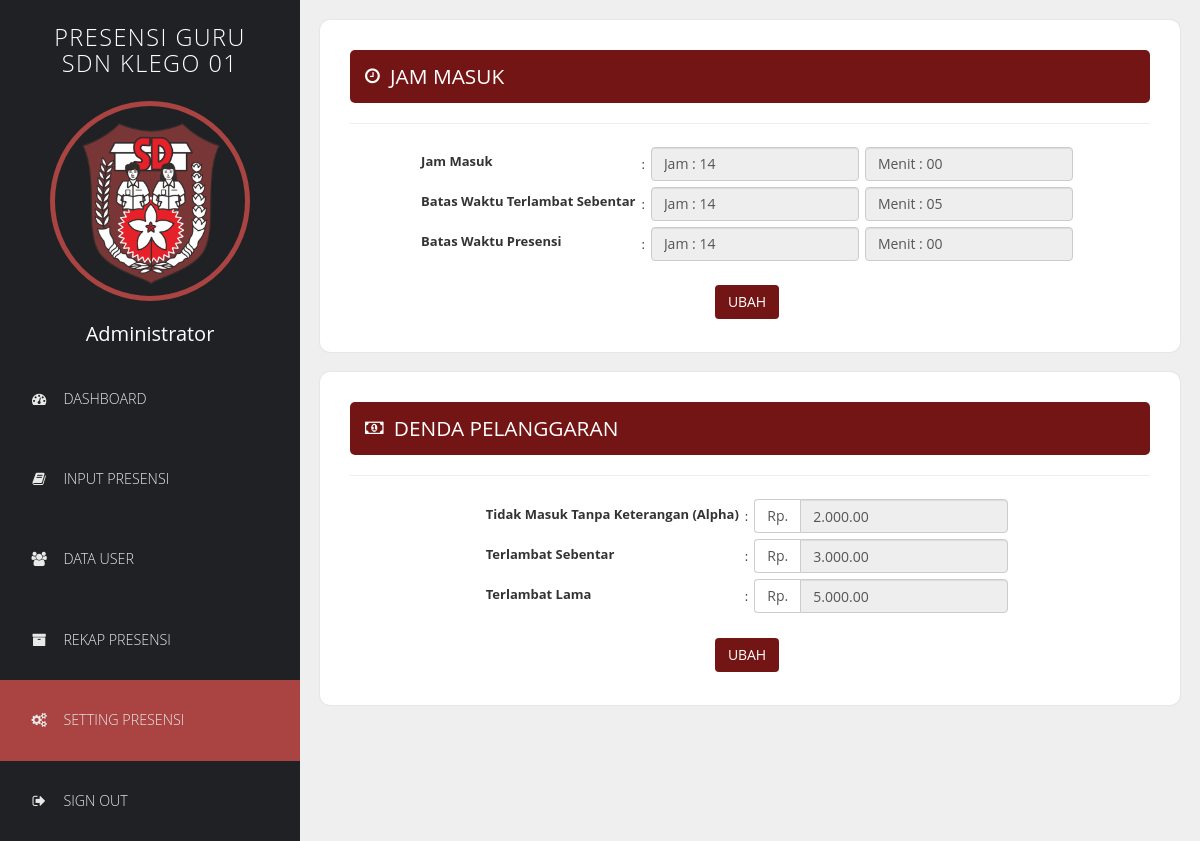
The app's page /administrator.php?type=setting (signed in) with its own data.
### tables this page shows
CREATE TABLE `setting` (
  `no` int(2) NOT NULL,
  `jam_presensi` int(2) UNSIGNED ZEROFILL NOT NULL,
  `menit_presensi` int(2) UNSIGNED ZEROFILL NOT NULL,
  `telat_jam_presensi` int(2) UNSIGNED ZEROFILL NOT NULL,
  `telat_menit_presensi` int(2) UNSIGNED ZEROFILL NOT NULL,
  `denda_alpha` bigint(11) NOT NULL,
  `denda_telat_sebentar` bigint(11) NOT NULL,
  `denda_telat_lama` bigint(11) NOT NULL,
  `jam_batas_presensi` int(2) UNSIGNED ZEROFILL NOT NULL,
  `menit_batas_presensi` int(2) UNSIGNED ZEROFILL NOT NULL
);

### admin/setting/lihat_jam_presensi.php (the view, shortened to what this page needs)
<?php
$lihat = mysqli_query($database, "select * from setting where no='1'");
$data = mysqli_fetch_array($lihat);
?>
<div class="templatemo-content-widget white-bg col-2" style="position:inherit">
	<div style="background-color: #731514; padding: 15px; color: #fff; border-radius: 5px;">
		<i class="fa fa-clock-o fa-lg"></i> &nbsp
		<h2 class="templatemo-inline-block">JAM MASUK</h2>
	</div>
	<hr>
	<table class="ttable table_input" align="center">
		<tr>
			<td><label for="jam">Jam Masuk</label></td>
			<td>:</td>
			<td><input type="text" class="form-control" value="Jam : <?php echo $data['jam_presensi']; ?>" disabled>
			</td>
			<td><input type="text" class="form-control" value="Menit : <?php echo $data['menit_presensi']; ?>" disabled>
			</td>
		</tr>
		<tr>
			<td><label for="tjam">Batas Waktu Terlambat Sebentar</label></td>
			<td>:</td>
			<td><input type="text" class="form-control" value="Jam : <?php echo $data['telat_jam_presensi']; ?>" disabled>
			</td>
			<td><input type="text" class="form-control" value="Menit : <?php echo $data['telat_menit_presensi']; ?>" disabled>
			</td>
		</tr>
		<tr>
			<td><label for="tjam">Batas Waktu Presensi</label></td>
			<td>:</td>
			<td><input type="text" class="form-control" value="Jam : <?php echo $data['jam_batas_presensi']; ?>" disabled>
			</td>
			<td><input type="text" class="form-control" value="Menit : <?php echo $data['menit_batas_presensi']; ?>" disabled>
			</td>
		</tr>
		<tr>
			<td colspan="4"><br>
				<center><a href="administrator.php?type=setting&form=edit_jam_presensi"><input type="submit" name="kirim" value="UBAH" class="btn" style="background-color: #731514; color: #fff;"></a></CENTER>
			<td>
		</tr>
	</table>
</div>

### admin/setting/lihat_denda.php (shortened to what this page needs)
<?php
$lihat = mysqli_query($database, "select * from setting where no='1'");
$data = mysqli_fetch_array($lihat);
?>
<div class="templatemo-content-widget white-bg col-2" style="position:inherit">
	<div style="background-color: #731514; padding: 15px; color: #fff; border-radius: 5px;">
		<i class="fa fa-money fa-lg"></i> &nbsp
		<h2 class="templatemo-inline-block">DENDA PELANGGARAN</h2>
	</div>
	<hr>
	<table class="ttable table_input" align="center">
		<tr>
			<td><label for="jam">Tidak Masuk Tanpa Keterangan (Alpha)</label></td>
			<td>:</td>
			<td>
				<div class="input-group">
					<span class="input-group-addon">
						Rp.
					</span>
					<input class="form-control" type="text" disabled value="<?php echo number_format($data['denda_alpha'], 2, '.', '.'); ?>" name="alpha" title="harus diisi" required="">
				</div>
			</td>
		</tr>
		<tr>
			<td><label for="tjam">Terlambat Sebentar</label></td>
			<td>:</td>
			<td>
				<div class="input-group">
					<span class="input-group-addon">
						Rp.
					</span>
					<input class="form-control" type="text" disabled value="<?php echo number_format($data['denda_telat_sebentar'], 2, '.', '.'); ?>" name="ts" title="harus diisi" required="">
				</div>
			</td>
		</tr>
		<tr>
			<td><label for="tjam">Terlambat Lama</label></td>
			<td>:</td>
			<td>
				<div class="input-group">
					<span class="input-group-addon">
						Rp.
					</span>
					<input class="form-control" type="text" disabled value="<?php echo number_format($data['denda_telat_lama'], 2, '.', '.'); ?>" name="tl" title="harus diisi" required="">
				</div>
			</td>
		</tr>
		<tr>
		<tr>
			<td colspan="4"><br>
				<center><a href="administrator.php?type=setting&form3=edit_denda"><input type="submit" name="kirim" value="UBAH" class="btn" style="background-color: #731514;color: #fff;"></a></CENTER>
			<td>
	</table>
</div>

### css/templatemo-style.css (style rules this page uses)
* { font-family: "Open Sans", sans-serif; }
body { font-size: 13px; }
body, .templatemo-left-nav { background: #1f2124; }
h1, h2, h3 { margin: 0; }
h2 { font-size: 1.6em; }
.templatemo-inline-block { display: inline-block; vertical-align: middle; }
.white-bg { background-color: white; }
.col-2 { -webkit-flex: 2; -ms-flex: 2; flex: 2; }
.templatemo-content-widget { border-radius: 10px; padding: 30px; position: static; margin: 10px; box-shadow: 0px 0px 1px 1px rgba(161, 159, 159, 0.1); }
.input-group-addon { background: none; }
table.table_input tr td { padding: 3px; }
a { cursor: pointer; }
th, td { white-space: nowrap; }

### records on screen
setting: jam_presensi "Jam : 14", menit_presensi "Menit : 00", telat_jam_presensi "Jam : 14", telat_menit_presensi "Menit : 05", jam_batas_presensi "Jam : 14", menit_batas_presensi "Menit : 00", alpha "2.000.00", ts "3.000.00", tl "5.000.00"
